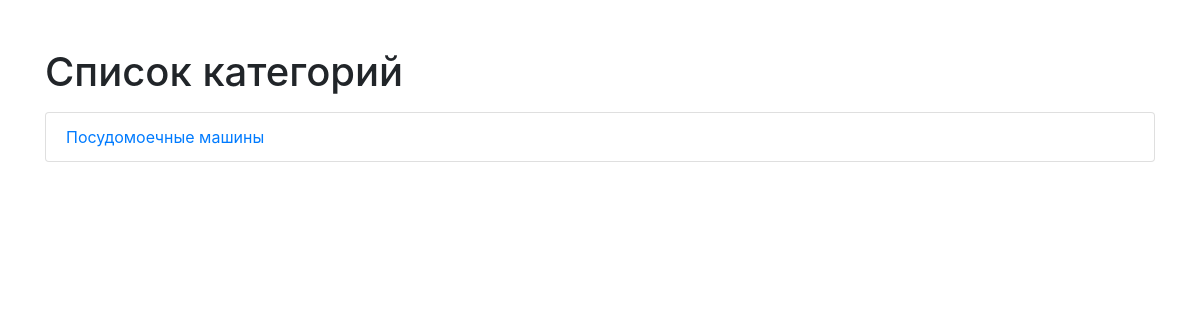
Before: / with the older database file.
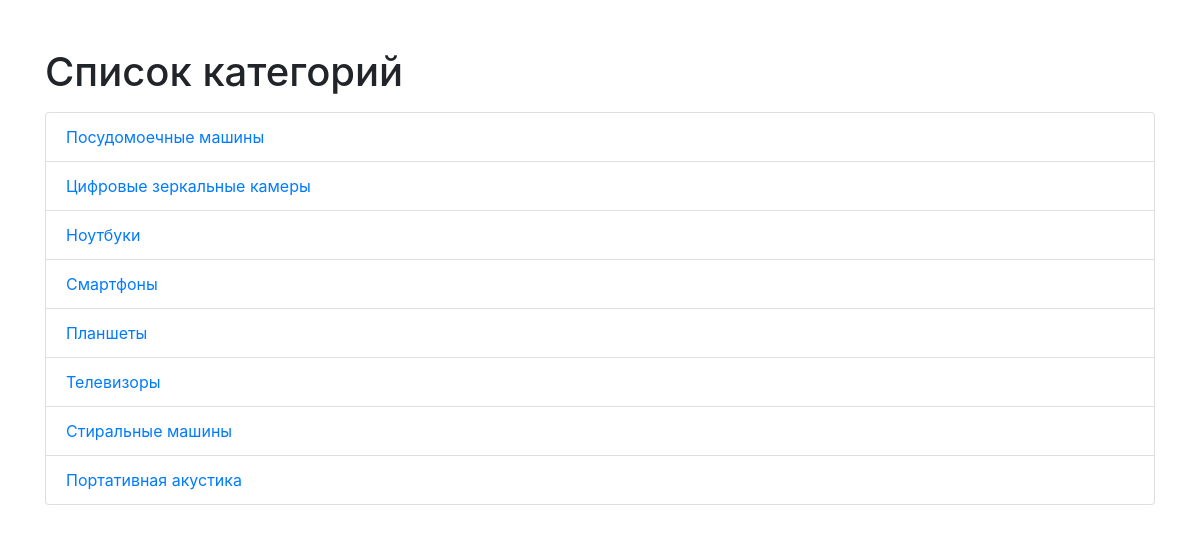
After: the same page with the newer database file.
### products/models.py (models this page shows, shortened)
class Category(models.Model):
    name = models.CharField(max_length=100, unique=True,
                            verbose_name='Название')
    slug = models.SlugField(max_length=100, unique=True,
                            verbose_name='URL')

### products/views.py (the view)
# urls.py: path('', views.CategoryList.as_view()),
class CategoryList(ListView):
    model = Category
    template_name = 'products/show_categories.html'
    context_object_name = 'categories'

### products/templates/products/show_categories.html (shortened to what this page needs)
{% load static %}
<!DOCTYPE html>
<html lang="en">
<head>
    <link href="https://stackpath.bootstrapcdn.com/bootstrap/4.5.2/css/bootstrap.min.css" rel="stylesheet">
    <link rel="stylesheet" type="text/css" href="{% static 'styles.css' %}">
</head>
<body>
<div class="container mt-5">
    <h1>Список категорий</h1>
    <ul class="list-group mt-3">
        {% for category in categories %}
            <li class="list-group-item">
                <a href="{% url 'category_detail' category.slug %}">{{ category.name }}</a>
            </li>
        {% endfor %}
    </ul>
</div>
</body>
</html>

Changed rows visible on the page:
added Category: name "Цифровые зеркальные камеры"
added Category: name "Ноутбуки"
added Category: name "Смартфоны"
added Category: name "Планшеты"
added Category: name "Телевизоры"
added Category: name "Стиральные машины"
added Category: name "Портативная акустика"
